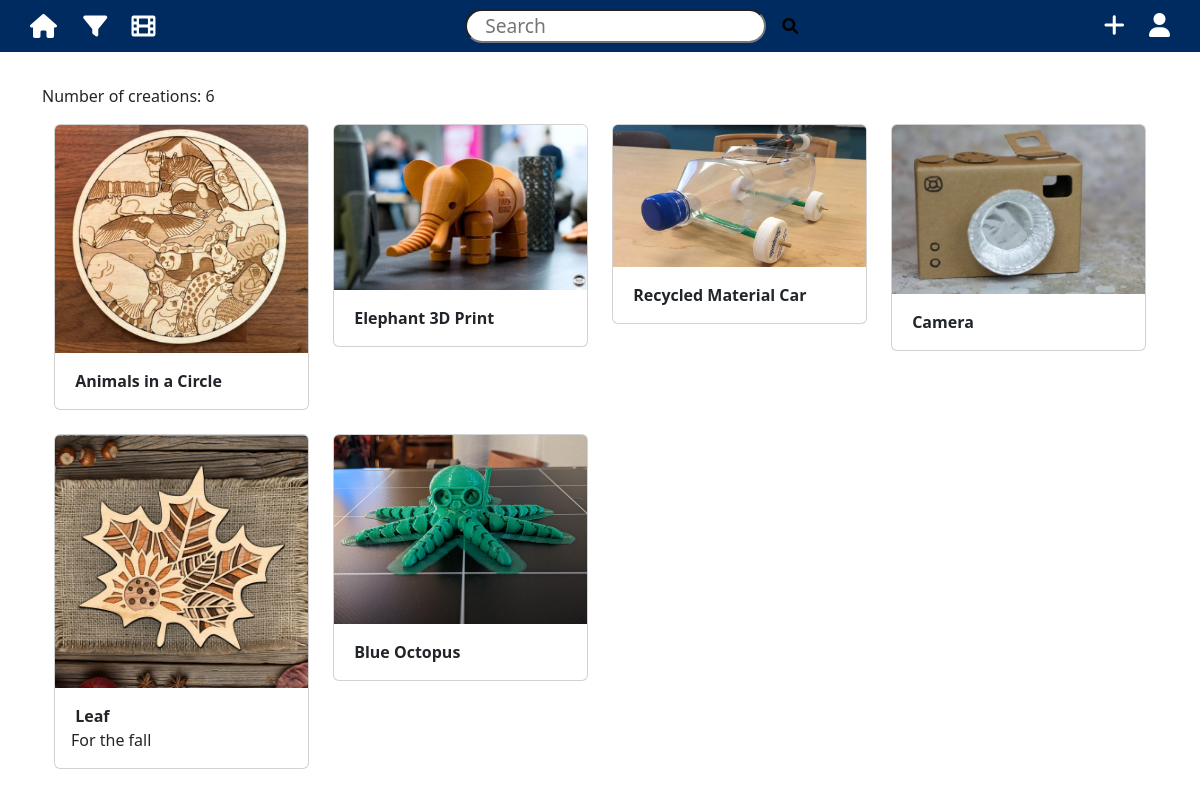
Page /search (signed in) on the committed database.
### models.py (models this page shows, shortened)
class Creation(db.Model):
    __tablename__ = 'creation'  # Explicitly specify table name
    id = db.Column(db.Integer, primary_key=True)  # Primary key
    name = db.Column(db.String(200), nullable=False)  # Name/title of the creation
    student_id = db.Column(db.Integer, db.ForeignKey('users.id'))  # Foreign key to users table
    creation_date = db.Column(db.DateTime, default=datetime.utcnow)  # Timestamp of creation
    photo_path = db.Column(db.String(200))  # Path to photo file of the creation
    video_path = db.Column(db.String(200))  # Path to video file of the creation
    caption = db.Column(db.Text)  # Description or caption of the creation
    user = db.relationship('User', back_populates='creations')
    tools = db.relationship('Tool', secondary=creations_tools, back_populates='creations')

### app.py (the view)
@app.route('/search', methods=['GET'])
def search():
    query = request.args.get('query', '').strip().lower()
    selected_materials = request.args.getlist('materials')  # e.g., ['3D Print', 'Other']
    creations = Creation.query
    if selected_materials:
        creations = creations.join(Creation.tools).filter(Tool.name.in_(selected_materials))
    if query:
        creations = creations.filter(
            (Creation.name.ilike(f'%{query}%')) |
            (Creation.caption.ilike(f'%{query}%'))
        )
    filtered_creations = creations.all()
    return render_template('index.html', recent_creations=filtered_creations)

### app.py (called while the page is built)
@login_manager.user_loader
def load_user(user_id):
    return User.query.get(int(user_id))

### templates/index.html (shortened to what this page needs)
{% extends "base.html" %}
{% block content %}
<p>Number of creations: {{ recent_creations|length }}</p>
<div class="container-fluid">
    <div class="row row-cols-1 row-cols-sm-2 row-cols-md-3 row-cols-lg-4 g-4">
        {% for creation in recent_creations %}
            <div class="col">
                <div class="card img-container">
                    <img src="{{ creation.photo_path or '/static/example.png' }}"
                         class="card-img-top gal-img"
                         alt="{{ creation.name }}"
                         data-id="{{ creation.id }}">
                    <div class="card-body">
                        <b class="card-text">{{ creation.name }}</b>
                        <p class="card-text">{{ creation.caption }}</p>
                    </div>
                </div>
            </div>
        {% endfor %}
    </div>
</div>
{% endblock %}

### static/style.css (style rules this page uses)
body { font-family: Arial, sans-serif; margin: 0; padding: 0; }

### rows in the picture
Creation: shows a picture, name "Animals in a Circle"
Creation: shows a picture, name "Elephant 3D Print"
Creation: shows a picture, name "Recycled Material Car"
Creation: shows a picture, name "Camera"
Creation: shows a picture, name "Leaf", caption "For the fall"
Creation: shows a picture, name "Blue Octopus"

### other values in the picture
{{ recent_creations|length }} "6"
